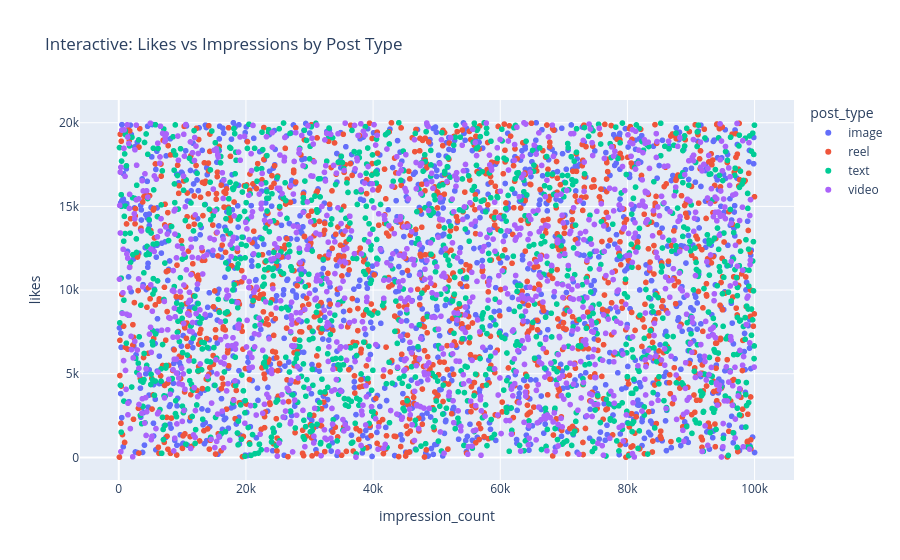

Here is the notebook cell this chart was saved with:
### Code cell
fig = px.scatter(df, x='impression_count', y='likes', color='post_type', 
                 title='Interactive: Likes vs Impressions by Post Type',
                 hover_data=['country', 'sentiment'])
fig.show()

### Figure 1 — Plotly figure (JSON) as saved in the notebook; plotly's stock layout.template omitted (floating-point values rounded to 4 significant figures; data arrays with more than 128 entries replaced by an {"elided": "..."} marker saying what was removed)
{"data": [{"customdata": {"elided": "1247x2 str values"}, "hovertemplate": "post_type=image<br>impression_count=%{x}<br>likes=%{y}<br>country=%{customdata[0]}<br>sentiment=%{customdata[1]}<extra></extra>", "legendgroup": "image", "marker": {"color": "#636efa", "symbol": "circle"}, "mode": "markers", "name": "image", "showlegend": true, "type": "scattergl", "x": {"elided": "1247 int values"}, "xaxis": "x", "y": {"elided": "1247 float values"}, "yaxis": "y"}, {"customdata": {"elided": "1283x2 str values"}, "hovertemplate": "post_type=reel<br>impression_count=%{x}<br>likes=%{y}<br>country=%{customdata[0]}<br>sentiment=%{customdata[1]}<extra></extra>", "legendgroup": "reel", "marker": {"color": "#EF553B", "symbol": "circle"}, "mode": "markers", "name": "reel", "showlegend": true, "type": "scattergl", "x": {"elided": "1283 int values"}, "xaxis": "x", "y": {"elided": "1283 float values"}, "yaxis": "y"}, {"customdata": {"elided": "1245x2 str values"}, "hovertemplate": "post_type=text<br>impression_count=%{x}<br>likes=%{y}<br>country=%{customdata[0]}<br>sentiment=%{customdata[1]}<extra></extra>", "legendgroup": "text", "marker": {"color": "#00cc96", "symbol": "circle"}, "mode": "markers", "name": "text", "showlegend": true, "type": "scattergl", "x": {"elided": "1245 int values"}, "xaxis": "x", "y": {"elided": "1245 float values"}, "yaxis": "y"}, {"customdata": {"elided": "1225x2 str values"}, "hovertemplate": "post_type=video<br>impression_count=%{x}<br>likes=%{y}<br>country=%{customdata[0]}<br>sentiment=%{customdata[1]}<extra></extra>", "legendgroup": "video", "marker": {"color": "#ab63fa", "symbol": "circle"}, "mode": "markers", "name": "video", "showlegend": true, "type": "scattergl", "x": {"elided": "1225 int values"}, "xaxis": "x", "y": {"elided": "1225 float values"}, "yaxis": "y"}], "layout": {"legend": {"title": {"text": "post_type"}, "tracegroupgap": 0}, "title": {"text": "Interactive: Likes vs Impressions by Post Type"}, "xaxis": {"anchor": "y", "domain": [0, 1], "title": {"text": "impression_count"}}, "yaxis": {"anchor": "x", "domain": [0, 1], "title": {"text": "likes"}}}}
